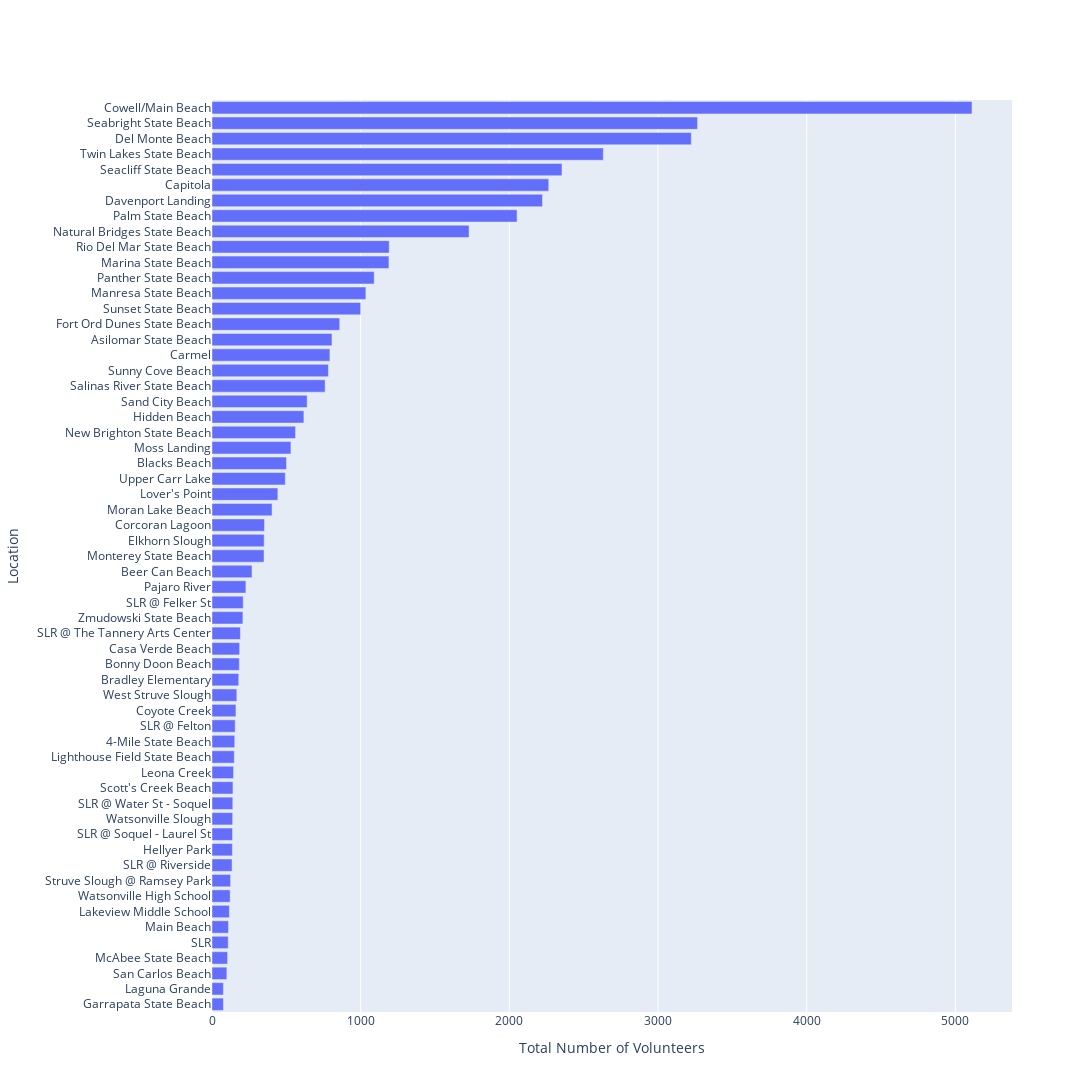

Notebook source saved alongside this figure:
### Markdown cell above
# Explore the Data by Cleanup Site

In the last section we looked at total number of items cleaned up over the years by Save Our Shores. Now we'll look at number of volunteers and number of items cleaned up by site.

There may be some overlap of site names as there were multiple names and spellings for what appeared to be similar sites. Some sites were located by lon, lat coordinates instead of site names, and those are not yet included here.
The code where site names are consolidated is here: https://github.com/jennyfolkesson/cleanupShores/blob/main/cleanup.py#L410

### Code cell
sos_sites = sos_data.copy()
sos_sites = sos_sites.groupby('Cleanup Site').sum()
sos_sites = sos_sites.reset_index()
# NOAA counted youth volunteers as half adult volunteers
sos_sites['Total Volunteers'] = sos_sites['Adult Volunteers'] + 0.5 * sos_sites['Youth Volunteers']
# Drop sites with no stats on volunteer numbers
sos_sites.drop(sos_sites[sos_sites['Total Volunteers'] <= 100].index, inplace=True)

fig = go.Figure()
fig.add_trace(go.Bar(
    y=sos_sites['Cleanup Site'],
    x=sos_sites['Adult Volunteers'],
    orientation='h',
    name='Total Cleanup Volunteers',
))
fig.update_layout(
    autosize=False,
    width=1100,
    height=1500,
    yaxis_title='Location',
    xaxis_title='Total Number of Volunteers',
    yaxis={'categoryorder':'total ascending'}
)
fig.show()

### Figure 1 — Plotly figure (JSON) as saved in the notebook; plotly's stock layout.template omitted (floating-point values rounded to 4 significant figures)
{"data": [{"name": "Total Cleanup Volunteers", "orientation": "h", "type": "bar", "x": [153, 807, 269, 501, 184, 180, 2265, 793, 186, 353, 5112, 161, 2223, 3224, 351, 859, 77, 137, 618, 77, 117, 145, 150, 443, 111, 1035, 1190, 105, 350, 404, 531, 1729, 562, 228, 2052, 1091, 1192, 109, 210, 156, 135, 138, 191, 140, 761, 100, 640, 141, 3266, 2354, 125, 783, 1000, 2632, 493, 122, 139, 167, 208], "y": ["4-Mile State Beach", "Asilomar State Beach", "Beer Can Beach", "Blacks Beach", "Bonny Doon Beach", "Bradley Elementary", "Capitola", "Carmel", "Casa Verde Beach", "Corcoran Lagoon", "Cowell/Main Beach", "Coyote Creek", "Davenport Landing", "Del Monte Beach", "Elkhorn Slough", "Fort Ord Dunes State Beach", "Garrapata State Beach", "Hellyer Park", "Hidden Beach", "Laguna Grande", "Lakeview Middle School", "Leona Creek", "Lighthouse Field State Beach", "Lover's Point", "Main Beach", "Manresa State Beach", "Marina State Beach", "McAbee State Beach", "Monterey State Beach", "Moran Lake Beach", "Moss Landing", "Natural Bridges State Beach", "New Brighton State Beach", "Pajaro River", "Palm State Beach", "Panther State Beach", "Rio Del Mar State Beach", "SLR", "SLR @ Felker St", "SLR @ Felton", "SLR @ Riverside", "SLR @ Soquel - Laurel St", "SLR @ The Tannery Arts Center", "SLR @ Water St - Soquel", "Salinas River State Beach", "San Carlos Beach", "Sand City Beach", "Scott's Creek Beach", "Seabright State Beach", "Seacliff State Beach", "Struve Slough @ Ramsey Park", "Sunny Cove Beach", "Sunset State Beach", "Twin Lakes State Beach", "Upper Carr Lake", "Watsonville High School", "Watsonville Slough", "West Struve Slough", "Zmudowski State Beach"]}], "layout": {"autosize": false, "height": 1500, "width": 1100, "xaxis": {"autorange": true, "range": [0, 5381.0], "title": {"text": "Total Number of Volunteers"}, "type": "linear"}, "yaxis": {"autorange": true, "categoryorder": "total ascending", "range": [-0.5, 58.5], "title": {"text": "Location"}, "type": "category"}}}
